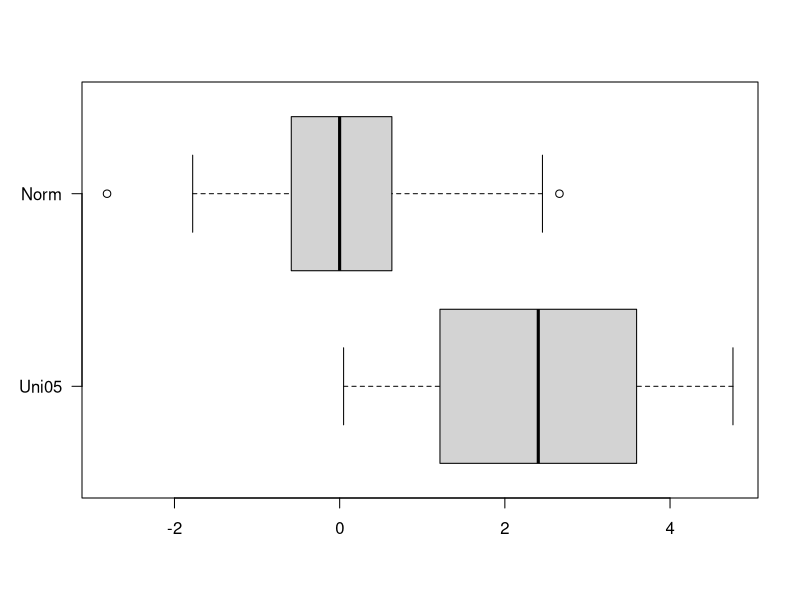
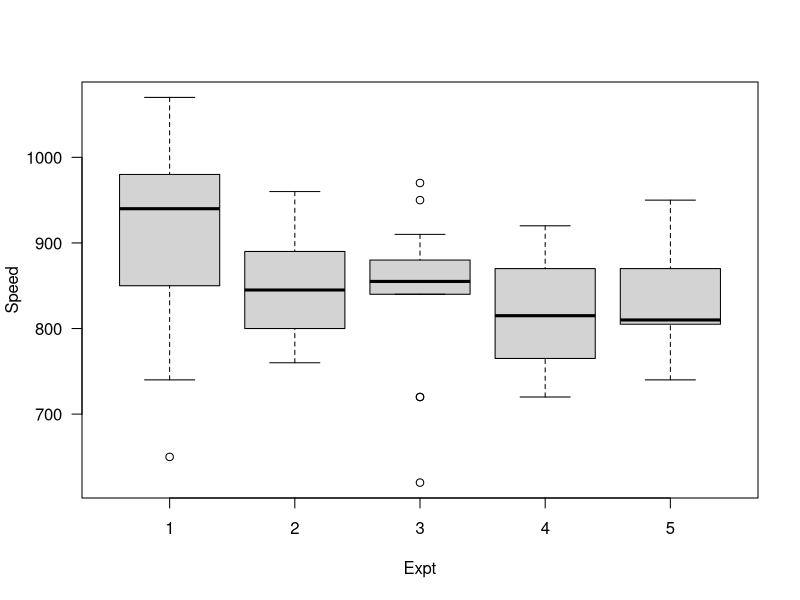

Write the R code that produced these figures, in order.
## ---- chunk 1
mat <- cbind(Uni05 = (1:100)/21, 
             Norm  = rnorm(100)) #matrix with two columns
df1 <- as.data.frame(mat)

str(mat)
## ---- chunk 2
par(las = 1) #par = sets graphical parameters. las = label style (1 = horizontal)
## ---- chunk 3
boxplot(df1, horizontal = TRUE)
## ---- chunk 4
boxplot(Speed ~ Expt,
        data = morley)
#plotta primo, secondo (mediana), terzo quartile, e anche min e max (escludendo gli outliers). Gli outliers sono rappresentati
#come punti a parte
## ---- chunk 5

## ---- chunk 6

